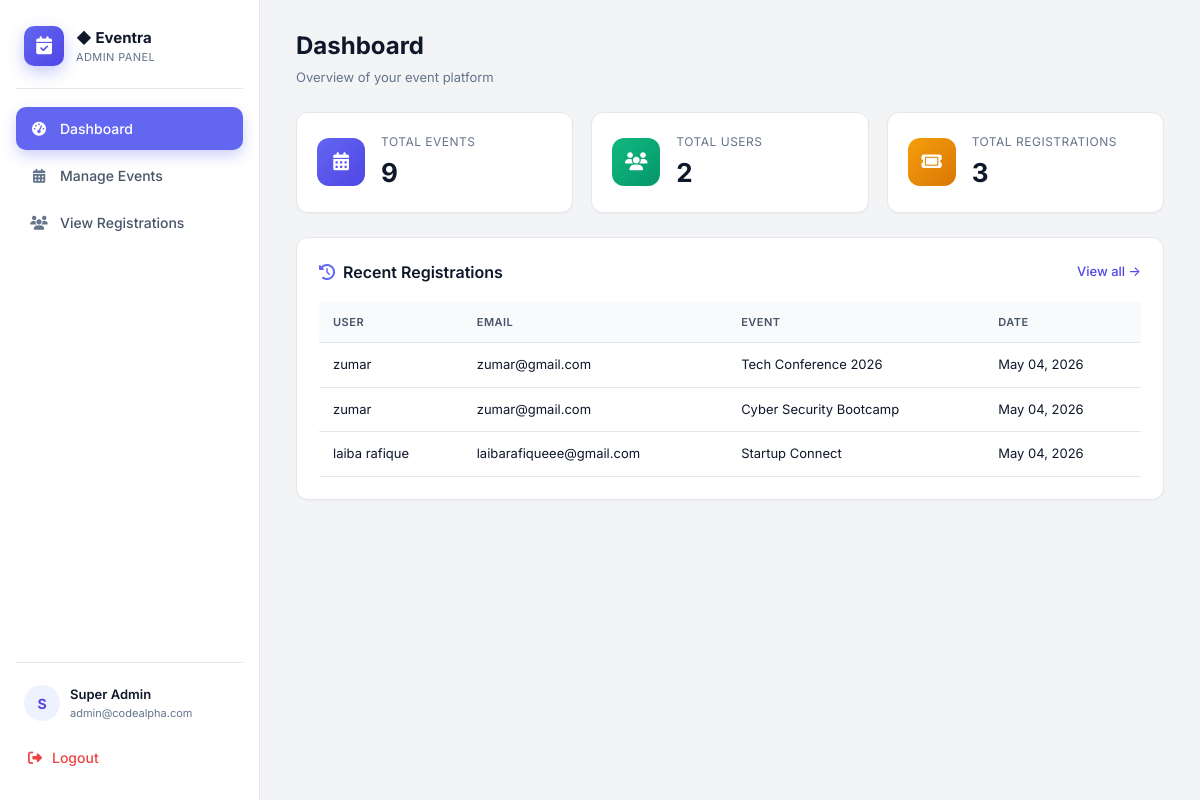
The page /admin/admin_dashboard.php (signed in) on the database its author committed.
### tables this page shows
CREATE TABLE `registrations` (
  `id` int(11) NOT NULL,
  `user_id` int(11) DEFAULT NULL,
  `event_id` int(11) DEFAULT NULL,
  `reg_date` timestamp NOT NULL DEFAULT current_timestamp()
);

CREATE TABLE `users` (
  `id` int(11) NOT NULL,
  `name` varchar(100) NOT NULL,
  `email` varchar(100) NOT NULL,
  `password` varchar(255) NOT NULL
);

CREATE TABLE `events` (
  `id` int(11) NOT NULL,
  `title` varchar(255) NOT NULL,
  `description` text DEFAULT NULL,
  `event_date` date DEFAULT NULL,
  `location` varchar(255) DEFAULT NULL,
  `image_url` varchar(255) DEFAULT NULL
);

### admin/config.php (called while the page is built, shortened)
<?php
function e($str) {
    return htmlspecialchars($str ?? '', ENT_QUOTES, 'UTF-8');
}

### admin/admin_dashboard.php (the view, shortened to what this page needs)
<?php
require_once 'config.php';
$totalEvents = $pdo->query("SELECT COUNT(*) FROM events")->fetchColumn();
$totalUsers  = $pdo->query("SELECT COUNT(*) FROM users")->fetchColumn();
$totalRegs   = $pdo->query("SELECT COUNT(*) FROM registrations")->fetchColumn();
$recent = $pdo->query("
    SELECT r.id, u.name AS user_name, u.email, e.title AS event_title, r.reg_date
    FROM registrations r
    JOIN users u  ON r.user_id  = u.id
    JOIN events e ON r.event_id = e.id
    ORDER BY r.reg_date DESC
    LIMIT 5
")->fetchAll();
?>
<!DOCTYPE html>
<html lang="en">
<head>
<link rel="stylesheet" href="https://cdnjs.cloudflare.com/ajax/libs/font-awesome/6.5.1/css/all.min.css">
<link rel="stylesheet" href="assets/admin.css?v=2">
</head>
<body class="admin-body">
<?php include 'sidebar.php'; ?>
<main class="content">
  <header class="topbar">
    <div>
      <h1>Dashboard</h1>
      <p class="muted">Overview of your event platform</p>
    </div>
  </header>
  <section class="stats-grid">
    <div class="stat-card">
      <div class="stat-icon indigo"><i class="fa-solid fa-calendar-days"></i></div>
      <div>
        <div class="stat-label">Total Events</div>
        <div class="stat-value"><?= (int)$totalEvents ?></div>
      </div>
    </div>
    <div class="stat-card">
      <div class="stat-icon emerald"><i class="fa-solid fa-users"></i></div>
      <div>
        <div class="stat-label">Total Users</div>
        <div class="stat-value"><?= (int)$totalUsers ?></div>
      </div>
    </div>
    <div class="stat-card">
      <div class="stat-icon amber"><i class="fa-solid fa-ticket"></i></div>
      <div>
        <div class="stat-label">Total Registrations</div>
        <div class="stat-value"><?= (int)$totalRegs ?></div>
      </div>
    </div>
  </section>
  <section class="card">
    <div class="card-header">
      <h2><i class="fa-solid fa-clock-rotate-left"></i> Recent Registrations</h2>
      <a href="admin_registrations.php" class="link">View all →</a>
    </div>
    <?php if (!$recent): ?>
      <p class="empty">No registrations yet.</p>
    <?php else: ?>
      <table class="data-table">
        <thead>
          <tr><th>User</th><th>Email</th><th>Event</th><th>Date</th></tr>
        </thead>
        <tbody>
          <?php foreach ($recent as $r): ?>
            <tr>
              <td><?= e($r['user_name']) ?></td>
              <td><?= e($r['email']) ?></td>
              <td><?= e($r['event_title']) ?></td>
              <td><?= e(date('M d, Y', strtotime($r['reg_date']))) ?></td>
            </tr>
          <?php endforeach; ?>
        </tbody>
      </table>
    <?php endif; ?>
  </section>
</main>
</body>
</html>

### admin/assets/admin.css (style rules this page uses)
:root { --bg: #F3F4F6; --surface: #FFFFFF; --border: #E5E7EB; --text: #0F172A; --muted: #64748B; --indigo: #6366F1; --indigo-600: #4F46E5; --indigo-50: #EEF2FF; --slate: #475569; --emerald: #10B981; --amber: #F59E0B; --red: #EF4444; --shadow-sm: 0 1px 2px rgba(15,23,42,0.04); --shadow: 0 4px 14px rgba(15,23,42,0.06); --radius: 12px; }
* { box-sizing: border-box; }
html, body { margin: 0; padding: 0; }
body { font-family: 'Inter', -apple-system, BlinkMacSystemFont, sans-serif; background: var(--bg); color: var(--text); font-size: 14px; line-height: 1.5; -webkit-font-smoothing: antialiased; min-height: 100vh; overflow-x: hidden; }
a { color: inherit; text-decoration: none; }
.admin-body { display: block; }
.content { margin-left: 260px; padding: 28px 36px 60px; min-height: 100vh; }
.topbar { display: flex; justify-content: space-between; align-items: flex-end; margin-bottom: 24px; }
.topbar h1 { margin: 0; font-size: 24px; font-weight: 700; }
.muted { color: var(--muted); margin: 4px 0 0; font-size: 13px; }
.stats-grid { display: grid; grid-template-columns: repeat(auto-fit, minmax(220px, 1fr)); gap: 18px; margin-bottom: 24px; }
.stat-card { background: var(--surface); border: 1px solid var(--border); border-radius: var(--radius); padding: 20px; display: flex; align-items: center; gap: 16px; box-shadow: var(--shadow-sm); transition: transform .15s ease, box-shadow .15s ease; }
.stat-icon { width: 48px; height: 48px; border-radius: 12px; display: grid; place-items: center; color: white; font-size: 18px; }
.stat-icon.indigo { background: linear-gradient(135deg, #6366F1, #4F46E5); }
.stat-icon.emerald { background: linear-gradient(135deg, #10B981, #059669); }
.stat-icon.amber { background: linear-gradient(135deg, #F59E0B, #D97706); }
.stat-label { color: var(--muted); font-size: 12px; text-transform: uppercase; letter-spacing: 0.5px; }
.stat-value { font-size: 26px; font-weight: 700; margin-top: 2px; }
.card { background: var(--surface); border: 1px solid var(--border); border-radius: var(--radius); padding: 22px; box-shadow: var(--shadow-sm); margin-bottom: 22px; }
.card-header { display: flex; justify-content: space-between; align-items: center; margin-bottom: 18px; }
.card-header h2 { margin: 0; font-size: 16px; font-weight: 600; display: flex; align-items: center; gap: 8px; }
.card-header h2 i { color: var(--indigo); }
.link { color: var(--indigo-600); font-weight: 500; font-size: 13px; }
.data-table { width: 100%; border-collapse: collapse; font-size: 13px; }
.data-table th, .data-table td { padding: 12px 14px; text-align: left; border-bottom: 1px solid var(--border); }
.data-table th { font-weight: 600; color: var(--slate); font-size: 11px; text-transform: uppercase; letter-spacing: 0.5px; background: #F9FAFB; }

### rows shown on the page
registrations: user.name "zumar", user.email "zumar@gmail.com", event.title "Tech Conference 2026", reg_date "May 04, 2026"
registrations: user.name "zumar", user.email "zumar@gmail.com", event.title "Cyber Security Bootcamp", reg_date "May 04, 2026"
registrations: user.name "laiba rafique", user.email "laibarafiqueee@gmail.com", event.title "Startup Connect", reg_date "May 04, 2026"

### other values the page prints
substr($_SESSION['admin_name'] ?? 'A', 0, 1) "S"
$_SESSION['admin_name'] "Super Admin"
$_SESSION['admin_email'] "admin@codealpha.com"
$totalEvents "9"
$totalUsers "2"
$totalRegs "3"
